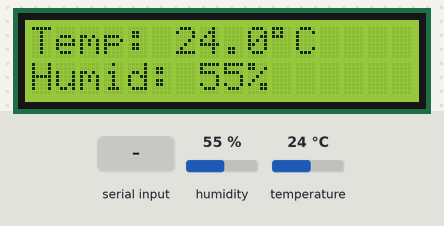
The sketch below on a simulated ESP32. Parts: 16×2 character LCD. The inputs (shaded band) are chosen by the test bench; at power-on: humidity 55 %, temperature 24 °C. What the sketch prints to the serial monitor is not drawn.

Above: at 2.8 s.
2.9 s: "PING\n" received over Serial
At 6.0 s:
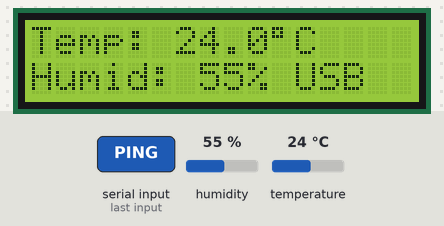
6.5 s: humidity set to 22 %
At 7.9 s:
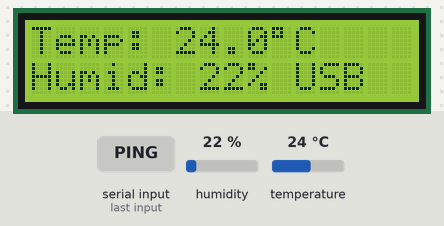
9.0 s: temperature set to 12 °C
At 11.0 s:
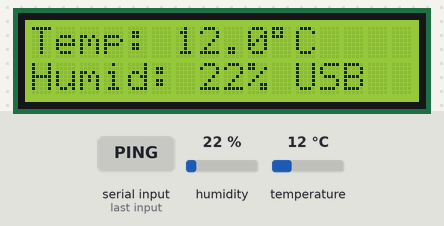
16.0 s: humidity set to 40 %
At 17.9 s:
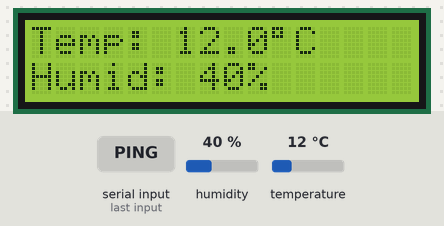
19.0 s: "1\n" received over Serial
At 21.0 s:
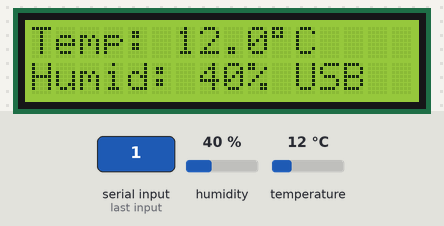
21.5 s: temperature set to 19 °C
At 22.9 s:
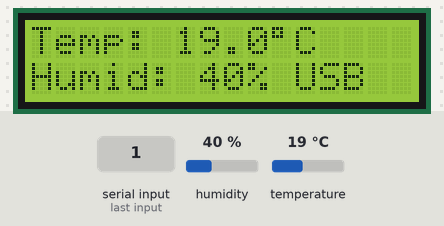
Timing chart, 0 to 24.5 s (numbered marks = the images above; inputs shaded):
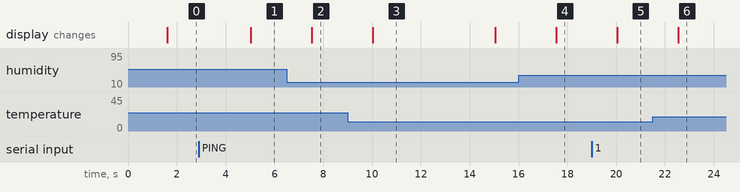

Measured:
- after the input at 2.9 s, the display: changes after 2.1 s (image 1)
- after the input at 6.5 s, the display: changes after 1.0 s (image 2)
- after the input at 9.0 s, the display: changes after 1.0 s (image 3)
- after the input at 16.0 s, the display: changes after 1.5 s (image 4)
- after the input at 19.0 s, the display: changes after 1.0 s (image 5)
- after the input at 21.5 s, the display: changes after 1.0 s (image 6)
- what the display in image 3 shows lasts 5.0 s, from 10.0 s to 15.0 s

The sketch:

indoor-sensor.ino
```cpp
// Flarecast Indoor Sensor - ESP32 firmware
//
// Reads a DHT22, shows temperature and humidity on a 16x2 I2C LCD, and streams the
// readings to the Flarecast web app over USB serial (Web Serial API in Chrome/Edge).
//
// Libraries: "DHT sensor library" (Adafruit) + "Adafruit Unified Sensor", LiquidCrystal_I2C
//            NimBLE-Arduino 2.x (only if USE_BLE = 1)
// Board package: ESP32 Arduino core 3.x
//
// Wiring:
//   DHT22 data -> GPIO 5  (3.3V, GND, 10k pull-up to 3.3V if the module has none)
//   LCD I2C    -> SDA GPIO 21, SCL GPIO 22 (try address 0x3F if 0x27 stays blank)
//
// USB serial protocol (115200 baud, one message per line)
//   ESP32 -> app (JSON):  {"type":"ready"}                    sent once after boot
//                         {"type":"env","t":23.4,"h":41.0}    every 3 s (temp in C, humidity in %)
//   app -> ESP32 (text):  PING                                heartbeat; replies with a fresh reading

#define USE_BLE 0          // 1 = also notify readings over Bluetooth LE (optional, not used by the web app)

#include <Arduino.h>
#include <Wire.h>
#include <LiquidCrystal_I2C.h>
#include <DHT.h>
#if USE_BLE
#include <NimBLEDevice.h>
#endif

// ---------- Pins ----------
#define DHTPIN   5
#define DHTTYPE  DHT22
#define I2C_SDA  21
#define I2C_SCL  22

// ---------- BLE (optional) ----------
#define SVC_UUID "12345678-1234-1234-1234-123456789abc"
#define ENV_UUID "12345678-1234-1234-1234-123456789ab1"   // read/notify, "temp,hum"

// ---------- Hardware objects ----------
DHT dht(DHTPIN, DHTTYPE);
LiquidCrystal_I2C lcd(0x27, 16, 2);

#if USE_BLE
NimBLECharacteristic* envChar = nullptr;
#endif
bool bleConnected = false;

// ---------- State ----------
float temperature = NAN, humidity = NAN;
uint32_t lastGoodReadMs = 0;
const uint32_t SENSOR_TIMEOUT_MS = 15000;  // no good DHT reading for this long => show an error

uint32_t lastHostMs = 0;                   // last time the web app pinged us
bool hostSeen = false;
volatile bool sendEnvNow = false;

// ---------- Helpers ----------
bool usbConnected() { return hostSeen && (millis() - lastHostMs < 12000); }

void readSensor() {
  float t = dht.readTemperature();   // Celsius
  float h = dht.readHumidity();
  if (!isnan(t) && !isnan(h)) {
    temperature = t;
    humidity = h;
    lastGoodReadMs = millis();
  } else if (millis() - lastGoodReadMs > SENSOR_TIMEOUT_MS) {
    temperature = NAN;               // stop reporting stale values; the app marks the sensor as quiet
    humidity = NAN;
  }
}

void emitEnvSerial() {
  if (isnan(temperature) || isnan(humidity)) return;
  Serial.printf("{\"type\":\"env\",\"t\":%.1f,\"h\":%.1f}\n", temperature, humidity);
}

void updateLCD() {
  char l1[17], l2[17];
  if (isnan(temperature) || isnan(humidity)) {
    if (lastGoodReadMs == 0 && millis() < SENSOR_TIMEOUT_MS) {
      snprintf(l1, sizeof(l1), "Reading sensor..");
      snprintf(l2, sizeof(l2), " ");
    } else {
      snprintf(l1, sizeof(l1), "Sensor error");
      snprintf(l2, sizeof(l2), "Check DHT wiring");
    }
  } else {
    snprintf(l1, sizeof(l1), "Temp: %.1f%cC", temperature, (char)223);
    snprintf(l2, sizeof(l2), "Humid: %.0f%% %s", humidity,
             bleConnected ? "BLE" : (usbConnected() ? "USB" : "   "));
  }
  lcd.setCursor(0, 0); lcd.printf("%-16s", l1);
  lcd.setCursor(0, 1); lcd.printf("%-16s", l2);
}

// ---------- USB serial command parser ----------
void handleSerialLine(String line) {
  line.trim();
  if (line.length() == 0) return;
  hostSeen = true;
  lastHostMs = millis();
  if (line == "PING") sendEnvNow = true;
}

void pollSerial() {
  static String buf;
  while (Serial.available()) {
    char c = (char)Serial.read();
    if (c == '\n') { handleSerialLine(buf); buf = ""; }
    else if (c != '\r' && buf.length() < 64) buf += c;
  }
}

// ---------- BLE (optional) ----------
#if USE_BLE
class ServerCB : public NimBLEServerCallbacks {
  void onConnect(NimBLEServer*, NimBLEConnInfo&) override { bleConnected = true; sendEnvNow = true; }
  void onDisconnect(NimBLEServer*, NimBLEConnInfo&, int) override {
    bleConnected = false;
    NimBLEDevice::startAdvertising();
  }
};

void setupBLE() {
  NimBLEDevice::init("IndoorTracker");
  NimBLEServer* server = NimBLEDevice::createServer();
  server->setCallbacks(new ServerCB());
  NimBLEService* svc = server->createService(SVC_UUID);
  envChar = svc->createCharacteristic(ENV_UUID, NIMBLE_PROPERTY::READ | NIMBLE_PROPERTY::NOTIFY);
  svc->start();
  NimBLEAdvertising* adv = NimBLEDevice::getAdvertising();
  adv->addServiceUUID(SVC_UUID);
  adv->enableScanResponse(true);
  adv->start();
}
#endif

// ---------- Setup ----------
void setup() {
  Serial.begin(115200);

  Wire.begin(I2C_SDA, I2C_SCL);
  lcd.init();
  lcd.backlight();
  lcd.print("Indoor Tracker");

  dht.begin();

#if USE_BLE
  setupBLE();
#endif

  delay(1500);       // DHT22 needs a moment after power-up
  readSensor();
  updateLCD();
  Serial.println("{\"type\":\"ready\"}");
}

// ---------- Loop ----------
void loop() {
  static uint32_t lastSample = 0, lastSerialEnv = 0;
#if USE_BLE
  static uint32_t lastBleEnv = 0;
#endif
  uint32_t ms = millis();

  pollSerial();

  // 1. Sample the sensor and refresh the LCD every 2.5 s (the DHT22 can't be read faster than ~0.5 Hz)
  if (ms - lastSample >= 2500) {
    lastSample = ms;
    readSensor();
    updateLCD();
  }

  // 2. Stream readings: USB every 3 s, BLE every 10 s, both immediately after a PING
  if (sendEnvNow || ms - lastSerialEnv >= 3000) {
    lastSerialEnv = ms;
    emitEnvSerial();
  }
#if USE_BLE
  if (bleConnected && !isnan(temperature) && (sendEnvNow || ms - lastBleEnv >= 10000)) {
    lastBleEnv = ms;
    char buf[24];
    snprintf(buf, sizeof(buf), "%.1f,%.1f", temperature, humidity);
    envChar->setValue(buf);
    envChar->notify();
  }
#endif
  sendEnvNow = false;
}
```
